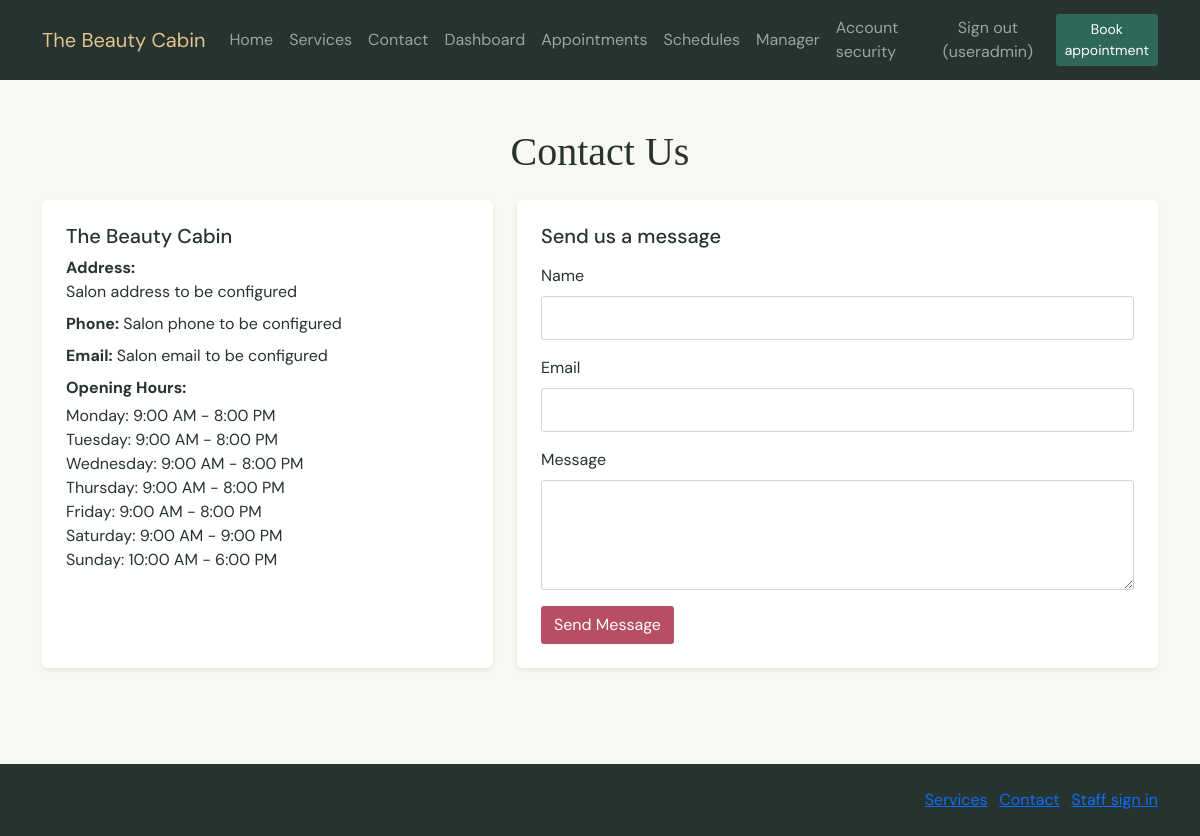
The app's page /contact.php (signed in) with its own data.
### tables this page shows
CREATE TABLE IF NOT EXISTS salon_settings (
    setting_key VARCHAR(100) PRIMARY KEY,
    setting_value TEXT NOT NULL,
    updated_at TIMESTAMP NOT NULL DEFAULT CURRENT_TIMESTAMP ON UPDATE CURRENT_TIMESTAMP
);

CREATE TABLE IF NOT EXISTS working_hours (
    weekday TINYINT UNSIGNED PRIMARY KEY COMMENT 'MySQL WEEKDAY(): Monday=0 through Sunday=6',
    opens_at TIME DEFAULT NULL,
    closes_at TIME DEFAULT NULL,
    is_closed BOOLEAN NOT NULL DEFAULT FALSE,
    CONSTRAINT chk_working_hours_weekday CHECK (weekday BETWEEN 0 AND 6),
    CONSTRAINT chk_working_hours_range CHECK (
        (is_closed = TRUE AND opens_at IS NULL AND closes_at IS NULL)
        OR (is_closed = FALSE AND opens_at IS NOT NULL AND closes_at > opens_at)
    )
);

### includes/functions.php (called while the page is built, shortened)
<?php
function e(mixed $value): string
{
    return htmlspecialchars((string)$value, ENT_QUOTES | ENT_SUBSTITUTE, 'UTF-8');
}
function format_time(string $time): string
{
    return date('g:i A', strtotime($time));
}
function setting(PDO $pdo, string $key, string $default = ''): string
{
    $stmt = $pdo->prepare('SELECT setting_value FROM salon_settings WHERE setting_key = ?');
    $stmt->execute([$key]);
    $value = $stmt->fetchColumn();
    return $value === false ? $default : (string)$value;
}
function working_hours(PDO $pdo): array
{
    return $pdo->query('SELECT weekday, opens_at, closes_at, is_closed FROM working_hours ORDER BY weekday')->fetchAll();
}

### contact.php (the view, shortened to what this page needs)
<?php
require_once __DIR__ . '/includes/functions.php';
$old = ['name' => '', 'email' => '', 'message' => ''];
$salonName = setting($pdo, 'name', 'The Beauty Cabin');
$address = setting($pdo, 'address', 'Salon address to be configured');
$phone = setting($pdo, 'phone', 'Salon phone to be configured');
$email = setting($pdo, 'email', 'Salon email to be configured');
$hours = working_hours($pdo);
require __DIR__ . '/includes/header.php';
?>
<div class="container py-5">
    <h1 class="section-title text-center mb-4">Contact Us</h1>
    <div class="row g-4">
        <div class="col-md-5">
            <div class="bg-white p-4 rounded shadow-sm h-100">
                <h5><?= e($salonName) ?></h5>
                <p class="mb-2"><strong>Address:</strong><br><?= e($address) ?></p>
                <p class="mb-2"><strong>Phone:</strong> <?= e($phone) ?></p>
                <p class="mb-2"><strong>Email:</strong> <?= e($email) ?></p>
                <p class="mb-1"><strong>Opening Hours:</strong></p>
                <ul class="list-unstyled mb-0">
                    <?php foreach ($hours as $hour): ?>
                        <li><?= e(['Monday', 'Tuesday', 'Wednesday', 'Thursday', 'Friday', 'Saturday', 'Sunday'][(int)$hour['weekday']]) ?>:
                            <?= (bool)$hour['is_closed'] ? 'Closed' : e(format_time($hour['opens_at']) . ' - ' . format_time($hour['closes_at'])) ?></li>
                    <?php endforeach; ?>
                </ul>
            </div>
        </div>
        <div class="col-md-7">
            <div class="bg-white p-4 rounded shadow-sm">
                <h5 class="mb-3">Send us a message</h5>
                <form method="post" novalidate>
                    <div class="mb-3"><label class="form-label">Name</label>
                        <input type="text" name="name" class="form-control" value="<?= e($old['name']) ?>" required></div>
                    <div class="mb-3"><label class="form-label">Email</label>
                        <input type="email" name="email" class="form-control" value="<?= e($old['email']) ?>" required></div>
                    <div class="mb-3"><label class="form-label">Message</label>
                        <textarea name="message" rows="4" class="form-control" required><?= e($old['message']) ?></textarea></div>
                    <button class="btn btn-rose">Send Message</button>
                </form>
            </div>
        </div>
    </div>
</div>
<?php require __DIR__ . '/includes/footer.php'; ?>

### assets/css/style.css (style rules this page uses)
:root { --rose: #b84e63; --dark: #26332f; --gold: #b58c50; --cream: #f8f7f2; --ink: #26332f; --muted: #65716c; --line: #dce3dc; --green: #2f6758; --surface: #fff; }
body { background: var(--cream); color: var(--ink); font-family: 'DM Sans', sans-serif; }
h1, h2, h3, .section-title { font-family: 'Playfair Display', Georgia, serif; }
.section-title { color: var(--ink); }
.btn-rose { background: var(--rose); color: #fff; }
.form-control, .form-select { border-color: #cfd8d1; border-radius: 3px; min-height: 44px; }
.btn { border-radius: 3px; }

### records on screen
salon_settings: setting_value "The Beauty Cabin"
salon_settings: setting_value "Salon address to be configured"
salon_settings: setting_value "Salon phone to be configured"
salon_settings: setting_value "Salon email to be configured"
working_hours: weekday "Monday", opens_at+closes_at "9:00 AM - 8:00 PM"
working_hours: weekday "Tuesday", opens_at+closes_at "9:00 AM - 8:00 PM"
working_hours: weekday "Wednesday", opens_at+closes_at "9:00 AM - 8:00 PM"
working_hours: weekday "Thursday", opens_at+closes_at "9:00 AM - 8:00 PM"
working_hours: weekday "Friday", opens_at+closes_at "9:00 AM - 8:00 PM"
working_hours: weekday "Saturday", opens_at+closes_at "9:00 AM - 9:00 PM"
working_hours: weekday "Sunday", opens_at+closes_at "10:00 AM - 6:00 PM"

### other values on screen
$currentUser['name'] "useradmin"
